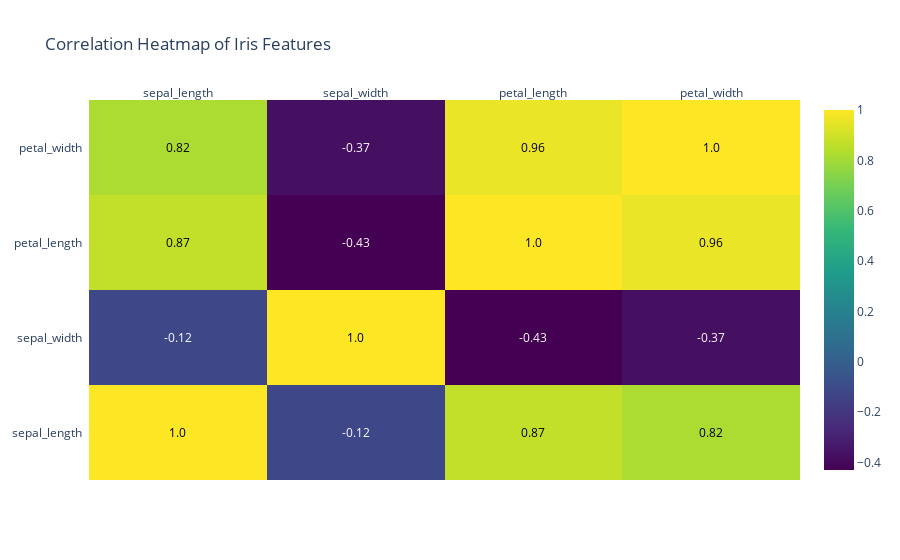

Notebook code cell kept with this figure:
### Markdown cell above
## Interactive Correlation Heatmap

A correlation heatmap is used to analyze relationships among features.

### Code cell
# Correlation Heatmap
import plotly.figure_factory as ff

corr_matrix = df.iloc[:, :-1].corr().round(2)
fig = ff.create_annotated_heatmap(
    z=corr_matrix.values,
    x=list(corr_matrix.columns),
    y=list(corr_matrix.columns),
    colorscale='Viridis',
    showscale=True
)
fig.update_layout(title='Correlation Heatmap of Iris Features')
fig.show()

### Figure 1 — Plotly figure (JSON) as saved in the notebook; plotly's stock layout.template omitted (floating-point values rounded to 4 significant figures)
{"data": [{"colorscale": [[0, "#440154"], [0.1111, "#482878"], [0.2222, "#3e4989"], [0.3333, "#31688e"], [0.4444, "#26828e"], [0.5556, "#1f9e89"], [0.6667, "#35b779"], [0.7778, "#6ece58"], [0.8889, "#b5de2b"], [1, "#fde725"]], "reversescale": false, "showscale": true, "type": "heatmap", "x": ["sepal_length", "sepal_width", "petal_length", "petal_width"], "y": ["sepal_length", "sepal_width", "petal_length", "petal_width"], "z": [[1, -0.12, 0.87, 0.82], [-0.12, 1, -0.43, -0.37], [0.87, -0.43, 1, 0.96], [0.82, -0.37, 0.96, 1]]}], "layout": {"annotations": [{"font": {"color": "#000000"}, "showarrow": false, "text": "1.0", "x": "sepal_length", "xref": "x", "y": "sepal_length", "yref": "y"}, {"font": {"color": "#FFFFFF"}, "showarrow": false, "text": "-0.12", "x": "sepal_width", "xref": "x", "y": "sepal_length", "yref": "y"}, {"font": {"color": "#000000"}, "showarrow": false, "text": "0.87", "x": "petal_length", "xref": "x", "y": "sepal_length", "yref": "y"}, {"font": {"color": "#000000"}, "showarrow": false, "text": "0.82", "x": "petal_width", "xref": "x", "y": "sepal_length", "yref": "y"}, {"font": {"color": "#FFFFFF"}, "showarrow": false, "text": "-0.12", "x": "sepal_length", "xref": "x", "y": "sepal_width", "yref": "y"}, {"font": {"color": "#000000"}, "showarrow": false, "text": "1.0", "x": "sepal_width", "xref": "x", "y": "sepal_width", "yref": "y"}, {"font": {"color": "#FFFFFF"}, "showarrow": false, "text": "-0.43", "x": "petal_length", "xref": "x", "y": "sepal_width", "yref": "y"}, {"font": {"color": "#FFFFFF"}, "showarrow": false, "text": "-0.37", "x": "petal_width", "xref": "x", "y": "sepal_width", "yref": "y"}, {"font": {"color": "#000000"}, "showarrow": false, "text": "0.87", "x": "sepal_length", "xref": "x", "y": "petal_length", "yref": "y"}, {"font": {"color": "#FFFFFF"}, "showarrow": false, "text": "-0.43", "x": "sepal_width", "xref": "x", "y": "petal_length", "yref": "y"}, {"font": {"color": "#000000"}, "showarrow": false, "text": "1.0", "x": "petal_length", "xref": "x", "y": "petal_length", "yref": "y"}, {"font": {"color": "#000000"}, "showarrow": false, "text": "0.96", "x": "petal_width", "xref": "x", "y": "petal_length", "yref": "y"}, {"font": {"color": "#000000"}, "showarrow": false, "text": "0.82", "x": "sepal_length", "xref": "x", "y": "petal_width", "yref": "y"}, {"font": {"color": "#FFFFFF"}, "showarrow": false, "text": "-0.37", "x": "sepal_width", "xref": "x", "y": "petal_width", "yref": "y"}, {"font": {"color": "#000000"}, "showarrow": false, "text": "0.96", "x": "petal_length", "xref": "x", "y": "petal_width", "yref": "y"}, {"font": {"color": "#000000"}, "showarrow": false, "text": "1.0", "x": "petal_width", "xref": "x", "y": "petal_width", "yref": "y"}], "autosize": true, "title": {"text": "Correlation Heatmap of Iris Features"}, "xaxis": {"autorange": true, "dtick": 1, "gridcolor": "rgb(0, 0, 0)", "range": [-0.5, 3.5], "side": "top", "ticks": "", "type": "category"}, "yaxis": {"autorange": true, "dtick": 1, "range": [-0.5, 3.5], "ticks": "", "ticksuffix": "  ", "type": "category"}}}
